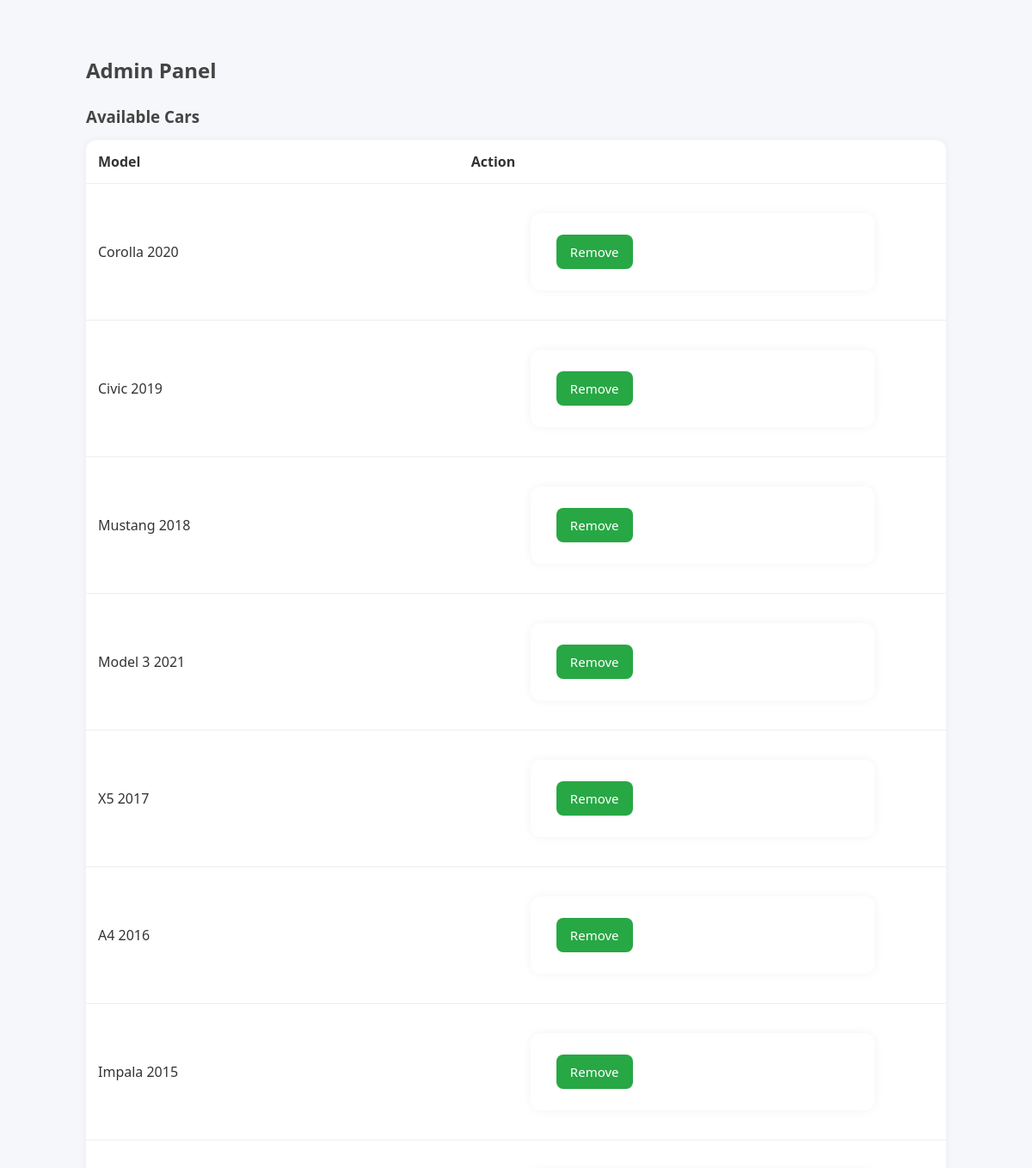
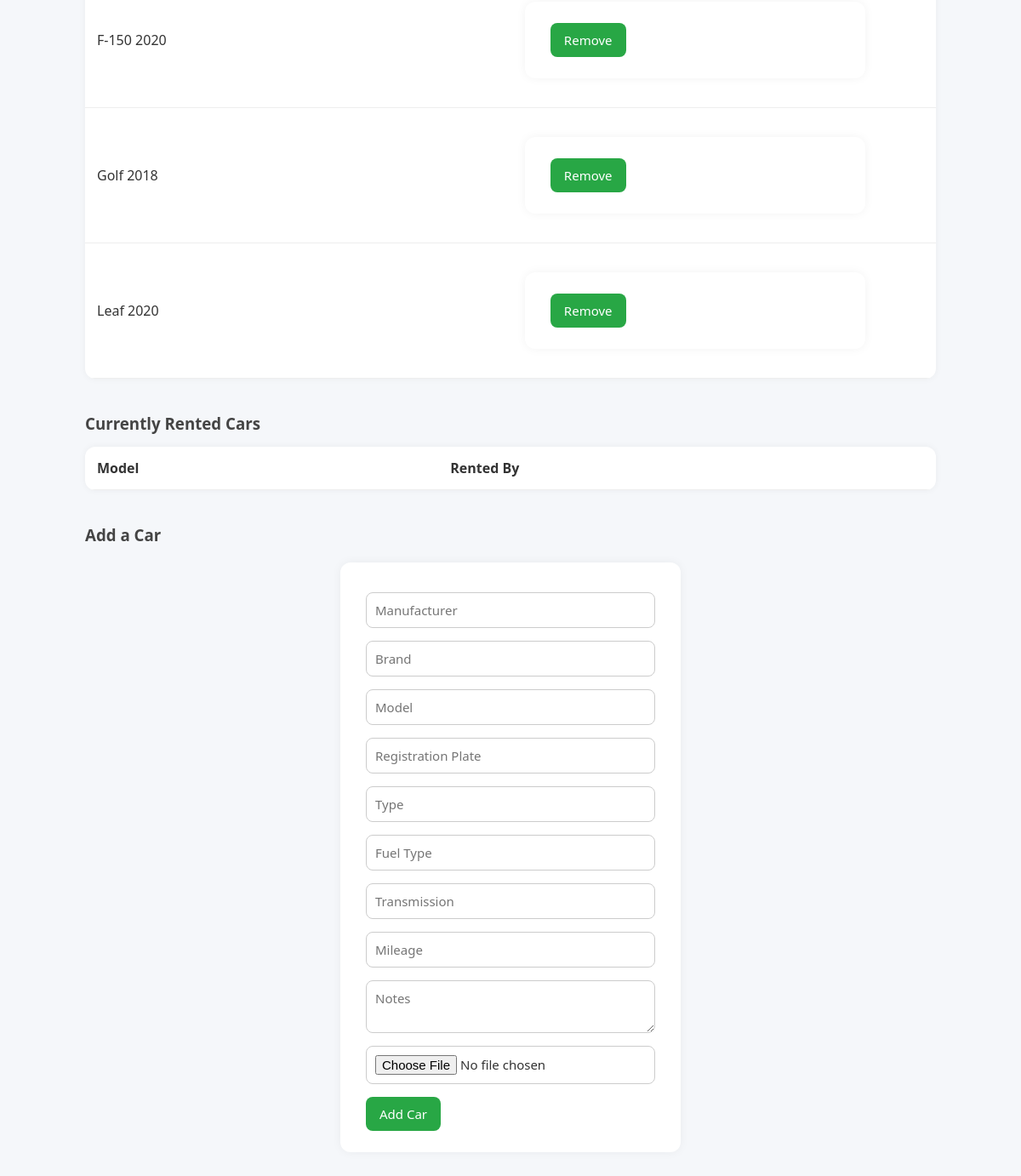
/admin.php (signed in), run on the app's committed database (2 pictures, top to bottom).
### tables this page shows
CREATE TABLE `cars` (
  `id` INT AUTO_INCREMENT PRIMARY KEY,
  `manufacturer` VARCHAR(100) NOT NULL,
  `brand` VARCHAR(100) NOT NULL,
  `model` VARCHAR(100) NOT NULL,
  `registration_plate` VARCHAR(50) NOT NULL,
  `type` VARCHAR(50) NOT NULL,
  `fuel_type` VARCHAR(50) NOT NULL,
  `transmission` VARCHAR(50) NOT NULL,
  `mileage` INT NOT NULL,
  `notes` TEXT,
  `image` VARCHAR(255)
);

### admin.php (the view, shortened to what this page needs)
<?php
require_once 'includes/db_connect.php';
$availableCars = $pdo->query("
    SELECT * FROM cars
    WHERE id NOT IN (SELECT car_id FROM rentals WHERE return_date IS NULL)
")->fetchAll();
?>
<!DOCTYPE html>
<html lang="en">
<head>
    <link rel="stylesheet" href="css/style.css">
</head>
<body>
    <div class="dashboard">
        <h2>Admin Panel</h2>
        <section>
            <h3>Available Cars</h3>
            <table class="car-table">
                <thead>
                    <tr><th>Model</th><th>Action</th></tr>
                </thead>
                <tbody>
                    <?php foreach ($availableCars as $car): ?>
                        <tr class="car-row" data-id="<?= $car['id'] ?>">
                            <td><?= $car['brand'] . " " . $car['model'] ?></td>
                            <td>
                                <form method="POST" action="remove_car.php">
                                    <button type="submit">Remove</button>
                                </form>
                            </td>
                        </tr>
                    <?php endforeach; ?>
                </tbody>
            </table>
        </section>
        <section>
            <h3>Currently Rented Cars</h3>
            <table class="car-table">
                <thead>
                    <tr><th>Model</th><th>Rented By</th></tr>
                </thead>
            </table>
        </section>
        <section>
            <h3>Add a Car</h3>
            <form method="POST" action="add_car.php" enctype="multipart/form-data">
                <input type="text" name="manufacturer" placeholder="Manufacturer" required>
                <input type="text" name="brand" placeholder="Brand" required>
                <input type="text" name="model" placeholder="Model" required>
                <input type="text" name="registration_plate" placeholder="Registration Plate" required>
                <input type="text" name="type" placeholder="Type" required>
                <input type="text" name="fuel_type" placeholder="Fuel Type" required>
                <input type="text" name="transmission" placeholder="Transmission" required>
                <input type="number" name="mileage" placeholder="Mileage" required>
                <textarea name="notes" placeholder="Notes"></textarea>
                <input type="file" name="image" accept="image/*" required>
                <button type="submit">Add Car</button>
            </form>
        </section>
    </div>
</body>
</html>

### css/style.css (style rules this page uses)
* { box-sizing: border-box; font-family: 'Segoe UI', sans-serif; margin: 0; padding: 0; }
body { background-color: #f5f7fa; color: #333; padding: 40px; }
form { background: #fff; padding: 25px 30px; margin: 20px auto; border-radius: 12px; max-width: 400px; box-shadow: 0 0 12px rgba(0,0,0,0.05); }
form input, form textarea { display: block; width: 100%; padding: 10px; margin: 10px 0 15px; border: 1px solid #ccc; border-radius: 8px; font-size: 15px; }
button { background-color: #28a745; color: white; padding: 10px 16px; font-size: 15px; border: none; border-radius: 8px; cursor: pointer; transition: 0.2s; }
h2, h3 { margin: 25px 0 15px; font-weight: 600; color: #444; }
.dashboard { max-width: 1000px; margin: auto; }
.car-table { width: 100%; border-collapse: collapse; margin-bottom: 40px; background: #fff; border-radius: 12px; overflow: hidden; box-shadow: 0 0 8px rgba(0,0,0,0.05); }
.car-table th, .car-table td { padding: 14px; text-align: left; border-bottom: 1px solid #eee; }

### data on the page
cars: brand "Corolla", model "2020"
cars: brand "Civic", model "2019"
cars: brand "Mustang", model "2018"
cars: brand "Model 3", model "2021"
cars: brand "X5", model "2017"
cars: brand "A4", model "2016"
cars: brand "Impala", model "2015"
cars: brand "F-150", model "2020"
cars: brand "Golf", model "2018"
cars: brand "Leaf", model "2020"
